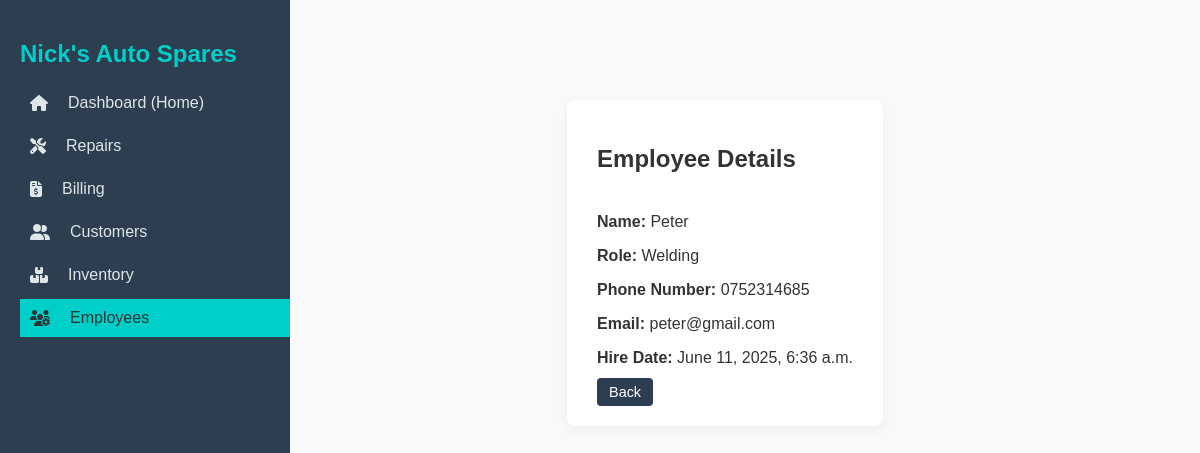
Page /employees/3/ (signed in) on the committed database.
### employees/models.py (models this page shows, shortened)
class Employee(models.Model):
    name = models.CharField(max_length=100)
    role = models.CharField(max_length=50)  # Mechanic, Cashier, etc.
    phone_number = models.CharField(max_length=20, blank=True, null=True)
    email = models.EmailField(blank=True, null=True)
    hire_date = models.DateTimeField(auto_now_add=True)

### employees/views.py (the view)
# urls.py: path('<int:pk>/', views.employee_detail, name='employee_detail'),
@login_required
def employee_detail(request, pk):
    employee = get_object_or_404(Employee, pk=pk)
    return render(request, 'employees/employee_detail.html', {'employee': employee})

### employees/templates/employees/employee_detail.html
{% extends "base_dashboard.html" %}
{% block content %}
<div class="container">
    <div class="page-card">
        <div class="page-header">
            <h2>Employee Details</h2>
        </div>
        <div class="detail-info">
            <p><strong>Name:</strong> {{ employee.name }}</p>
            <p><strong>Role:</strong> {{ employee.role }}</p>
            <p><strong>Phone Number:</strong> {{ employee.phone_number }}</p>
            <p><strong>Email:</strong> {{ employee.email }}</p>
            <p><strong>Hire Date:</strong> {{ employee.hire_date }}</p>
        </div>
        <a href="{% url 'employee_list' %}" class="button">Back</a>
    </div>
</div>
{% endblock %}

### static/css/styles.css (style rules this page uses)
body { font-family: Arial, sans-serif; background-color: #f9f9f9; color: #333; margin: 0; padding: 0; }
.container { display: flex; justify-content: center; align-items: center; padding-top: 50px; }
.button, .logout-button, input[type="submit"], button { background-color: #2c3e50; color: white; border: none; padding: 6px 12px; text-decoration: none; border-radius: 4px; cursor: pointer; font-size: 0.9rem; }
.page-card { background-color: #fff; padding: 25px 30px; border-radius: 8px; box-shadow: 0 4px 12px rgba(0, 0, 0, 0.05); margin-top: 30px; }
.page-header { display: flex; justify-content: space-between; align-items: center; margin-bottom: 20px; }

### templates/base_dashboard.html (style rules this page uses)
body { margin: 0; font-family: Arial, sans-serif; height: 100vh; }

### rows in the picture
Employee: name "Peter", role "Welding", phone_number "0752314685", email "peter@gmail.com", hire_date "June 11, 2025, 6:36 a.m."
